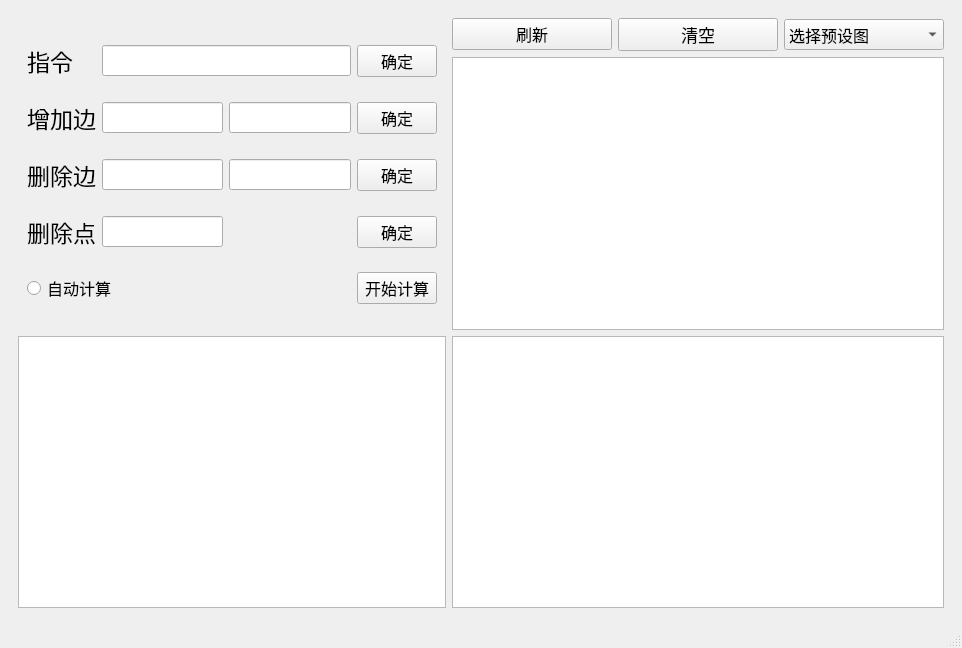
<?xml version="1.0" encoding="UTF-8"?>
<ui version="4.0">
 <class>MainWindow</class>
 <widget class="QMainWindow" name="MainWindow">
  <property name="enabled">
   <bool>true</bool>
  </property>
  <property name="geometry">
   <rect>
    <x>0</x>
    <y>0</y>
    <width>962</width>
    <height>648</height>
   </rect>
  </property>
  <property name="windowTitle">
   <string>谱半径计算器</string>
  </property>
  <widget class="QWidget" name="centralwidget">
   <layout class="QGridLayout" name="gridLayout_2">
    <item row="0" column="0">
     <widget class="QWidget" name="widget" native="true">
      <layout class="QGridLayout" name="gridLayout_3">
       <item row="0" column="1">
        <widget class="QPushButton" name="freshforbidGraphBtn">
         <property name="enabled">
          <bool>true</bool>
         </property>
         <property name="font">
          <font>
           <family>微软雅黑 Light</family>
           <pointsize>12</pointsize>
          </font>
         </property>
         <property name="text">
          <string>刷新</string>
         </property>
        </widget>
       </item>
       <item row="2" column="1" colspan="3">
        <widget class="QTextEdit" name="textEdit_2">
         <property name="font">
          <font>
           <family>微软雅黑 Light</family>
           <pointsize>12</pointsize>
          </font>
         </property>
         <property name="verticalScrollBarPolicy">
          <enum>Qt::ScrollBarAsNeeded</enum>
         </property>
         <property name="horizontalScrollBarPolicy">
          <enum>Qt::ScrollBarAsNeeded</enum>
         </property>
         <property name="html">
          <string>&lt;!DOCTYPE HTML PUBLIC &quot;-//W3C//DTD HTML 4.0//EN&quot; &quot;http://www.w3.org/TR/REC-html40/strict.dtd&quot;&gt;
&lt;html&gt;&lt;head&gt;&lt;meta name=&quot;qrichtext&quot; content=&quot;1&quot; /&gt;&lt;style type=&quot;text/css&quot;&gt;
p, li { white-space: pre-wrap; }
&lt;/style&gt;&lt;/head&gt;&lt;body style=&quot; font-family:'微软雅黑 Light'; font-size:12pt; font-weight:400; font-style:normal;&quot;&gt;
&lt;p style=&quot;-qt-paragraph-type:empty; margin-top:0px; margin-bottom:0px; margin-left:0px; margin-right:0px; -qt-block-indent:0; text-indent:0px; font-family:'SimSun'; font-size:9pt;&quot;&gt;&lt;br /&gt;&lt;/p&gt;&lt;/body&gt;&lt;/html&gt;</string>
         </property>
        </widget>
       </item>
       <item row="1" column="1" colspan="3">
        <widget class="QGraphicsView" name="forbidGraph">
         <property name="minimumSize">
          <size>
           <width>300</width>
           <height>200</height>
          </size>
         </property>
         <property name="verticalScrollBarPolicy">
          <enum>Qt::ScrollBarAlwaysOff</enum>
         </property>
         <property name="horizontalScrollBarPolicy">
          <enum>Qt::ScrollBarAlwaysOff</enum>
         </property>
        </widget>
       </item>
       <item row="0" column="0" rowspan="2">
        <widget class="QWidget" name="widget_2" native="true">
         <property name="maximumSize">
          <size>
           <width>428</width>
           <height>320</height>
          </size>
         </property>
         <layout class="QGridLayout" name="gridLayout">
          <item row="0" column="0">
           <widget class="QLabel" name="label_4">
            <property name="font">
             <font>
              <family>微软雅黑</family>
              <pointsize>17</pointsize>
             </font>
            </property>
            <property name="text">
             <string>指令</string>
            </property>
            <property name="alignment">
             <set>Qt::AlignLeading|Qt::AlignLeft|Qt::AlignVCenter</set>
            </property>
           </widget>
          </item>
          <item row="0" column="1" colspan="2">
           <widget class="QLineEdit" name="commandLine">
            <property name="enabled">
             <bool>true</bool>
            </property>
            <property name="font">
             <font>
              <pointsize>14</pointsize>
             </font>
            </property>
           </widget>
          </item>
          <item row="0" column="3">
           <widget class="QPushButton" name="commandBtn">
            <property name="font">
             <font>
              <family>微软雅黑 Light</family>
              <pointsize>12</pointsize>
             </font>
            </property>
            <property name="text">
             <string>确定</string>
            </property>
           </widget>
          </item>
          <item row="1" column="0">
           <widget class="QLabel" name="label">
            <property name="font">
             <font>
              <family>微软雅黑</family>
              <pointsize>17</pointsize>
             </font>
            </property>
            <property name="text">
             <string>增加边</string>
            </property>
            <property name="alignment">
             <set>Qt::AlignLeading|Qt::AlignLeft|Qt::AlignVCenter</set>
            </property>
           </widget>
          </item>
          <item row="1" column="1">
           <widget class="QLineEdit" name="addLine1">
            <property name="enabled">
             <bool>true</bool>
            </property>
            <property name="font">
             <font>
              <pointsize>14</pointsize>
             </font>
            </property>
           </widget>
          </item>
          <item row="1" column="2">
           <widget class="QLineEdit" name="addLine2">
            <property name="enabled">
             <bool>true</bool>
            </property>
            <property name="font">
             <font>
              <pointsize>14</pointsize>
             </font>
            </property>
           </widget>
          </item>
          <item row="1" column="3">
           <widget class="QPushButton" name="addEdgeBtn">
            <property name="font">
             <font>
              <family>微软雅黑 Light</family>
              <pointsize>12</pointsize>
             </font>
            </property>
            <property name="text">
             <string>确定</string>
            </property>
           </widget>
          </item>
          <item row="2" column="0">
           <widget class="QLabel" name="label_2">
            <property name="font">
             <font>
              <family>微软雅黑</family>
              <pointsize>17</pointsize>
             </font>
            </property>
            <property name="text">
             <string>删除边</string>
            </property>
            <property name="alignment">
             <set>Qt::AlignLeading|Qt::AlignLeft|Qt::AlignVCenter</set>
            </property>
           </widget>
          </item>
          <item row="2" column="1">
           <widget class="QLineEdit" name="delLine1">
            <property name="font">
             <font>
              <pointsize>14</pointsize>
             </font>
            </property>
           </widget>
          </item>
          <item row="2" column="2">
           <widget class="QLineEdit" name="delLine2">
            <property name="enabled">
             <bool>true</bool>
            </property>
            <property name="font">
             <font>
              <pointsize>14</pointsize>
             </font>
            </property>
           </widget>
          </item>
          <item row="2" column="3">
           <widget class="QPushButton" name="delEdgeBtn">
            <property name="font">
             <font>
              <family>微软雅黑 Light</family>
              <pointsize>12</pointsize>
             </font>
            </property>
            <property name="text">
             <string>确定</string>
            </property>
           </widget>
          </item>
          <item row="3" column="0">
           <widget class="QLabel" name="label_3">
            <property name="font">
             <font>
              <family>微软雅黑</family>
              <pointsize>17</pointsize>
             </font>
            </property>
            <property name="text">
             <string>删除点</string>
            </property>
            <property name="alignment">
             <set>Qt::AlignLeading|Qt::AlignLeft|Qt::AlignVCenter</set>
            </property>
           </widget>
          </item>
          <item row="3" column="1">
           <widget class="QLineEdit" name="delVerLine">
            <property name="font">
             <font>
              <pointsize>14</pointsize>
             </font>
            </property>
            <property name="text">
             <string/>
            </property>
           </widget>
          </item>
          <item row="3" column="3">
           <widget class="QPushButton" name="delVerBtn">
            <property name="font">
             <font>
              <family>微软雅黑 Light</family>
              <pointsize>12</pointsize>
             </font>
            </property>
            <property name="text">
             <string>确定</string>
            </property>
           </widget>
          </item>
          <item row="4" column="0" colspan="2">
           <widget class="QRadioButton" name="autoComputeBtn">
            <property name="font">
             <font>
              <family>微软雅黑 Light</family>
              <pointsize>12</pointsize>
             </font>
            </property>
            <property name="text">
             <string>自动计算</string>
            </property>
           </widget>
          </item>
          <item row="4" column="3">
           <widget class="QPushButton" name="startComputeBtn">
            <property name="font">
             <font>
              <family>微软雅黑 Light</family>
              <pointsize>12</pointsize>
             </font>
            </property>
            <property name="text">
             <string>开始计算</string>
            </property>
           </widget>
          </item>
         </layout>
        </widget>
       </item>
       <item row="2" column="0">
        <widget class="QTextEdit" name="textEdit">
         <property name="maximumSize">
          <size>
           <width>428</width>
           <height>16777215</height>
          </size>
         </property>
         <property name="font">
          <font>
           <family>微软雅黑 Light</family>
           <pointsize>15</pointsize>
          </font>
         </property>
         <property name="verticalScrollBarPolicy">
          <enum>Qt::ScrollBarAsNeeded</enum>
         </property>
         <property name="horizontalScrollBarPolicy">
          <enum>Qt::ScrollBarAsNeeded</enum>
         </property>
         <property name="html">
          <string>&lt;!DOCTYPE HTML PUBLIC &quot;-//W3C//DTD HTML 4.0//EN&quot; &quot;http://www.w3.org/TR/REC-html40/strict.dtd&quot;&gt;
&lt;html&gt;&lt;head&gt;&lt;meta name=&quot;qrichtext&quot; content=&quot;1&quot; /&gt;&lt;style type=&quot;text/css&quot;&gt;
p, li { white-space: pre-wrap; }
&lt;/style&gt;&lt;/head&gt;&lt;body style=&quot; font-family:'微软雅黑 Light'; font-size:15pt; font-weight:400; font-style:normal;&quot;&gt;
&lt;p style=&quot;-qt-paragraph-type:empty; margin-top:0px; margin-bottom:0px; margin-left:0px; margin-right:0px; -qt-block-indent:0; text-indent:0px; font-family:'SimSun'; font-size:9pt;&quot;&gt;&lt;br /&gt;&lt;/p&gt;&lt;/body&gt;&lt;/html&gt;</string>
         </property>
        </widget>
       </item>
       <item row="0" column="3">
        <widget class="QComboBox" name="forBidGraphSelectComboBox">
         <property name="font">
          <font>
           <family>微软雅黑 Light</family>
           <pointsize>12</pointsize>
          </font>
         </property>
         <property name="editable">
          <bool>false</bool>
         </property>
         <property name="currentText">
          <string notr="true">选择预设图</string>
         </property>
         <property name="currentIndex">
          <number>0</number>
         </property>
         <item>
          <property name="text">
           <string>选择预设图</string>
          </property>
         </item>
         <item>
          <property name="text">
           <string>自定义</string>
          </property>
         </item>
         <item>
          <property name="text">
           <string>C3/K3</string>
          </property>
         </item>
         <item>
          <property name="text">
           <string>C4</string>
          </property>
         </item>
         <item>
          <property name="text">
           <string>K4</string>
          </property>
         </item>
         <item>
          <property name="text">
           <string>C5</string>
          </property>
         </item>
         <item>
          <property name="text">
           <string>M5</string>
          </property>
         </item>
        </widget>
       </item>
       <item row="0" column="2">
        <widget class="QPushButton" name="clearBtn">
         <property name="font">
          <font>
           <family>微软雅黑 Light</family>
           <pointsize>13</pointsize>
          </font>
         </property>
         <property name="text">
          <string>清空</string>
         </property>
        </widget>
       </item>
      </layout>
     </widget>
    </item>
   </layout>
  </widget>
  <widget class="QStatusBar" name="statusbar">
   <property name="enabled">
    <bool>true</bool>
   </property>
   <property name="font">
    <font>
     <weight>50</weight>
     <bold>false</bold>
    </font>
   </property>
  </widget>
  <widget class="QMenuBar" name="menubar">
   <property name="geometry">
    <rect>
     <x>0</x>
     <y>0</y>
     <width>962</width>
     <height>23</height>
    </rect>
   </property>
  </widget>
 </widget>
 <resources/>
 <connections/>
</ui>
